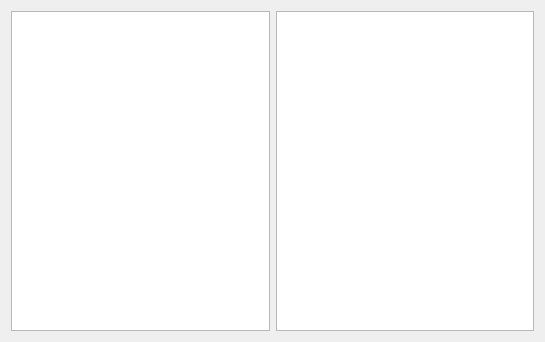
<?xml version="1.0" encoding="UTF-8"?>
<ui version="4.0">
 <class>IconChooser2</class>
 <widget class="QWidget" name="IconChooser2">
  <property name="geometry">
   <rect>
    <x>0</x>
    <y>0</y>
    <width>545</width>
    <height>342</height>
   </rect>
  </property>
  <property name="windowTitle">
   <string>Form</string>
  </property>
  <layout class="QVBoxLayout" name="verticalLayout">
   <item>
    <layout class="QGridLayout" name="gridLayout">
     <item row="0" column="0">
      <widget class="QListWidget" name="listChosen"/>
     </item>
     <item row="0" column="1">
      <widget class="QListWidget" name="listCollection"/>
     </item>
    </layout>
   </item>
  </layout>
 </widget>
 <resources/>
 <connections>
  <connection>
   <sender>listCollection</sender>
   <signal>itemDoubleClicked(QListWidgetItem*)</signal>
   <receiver>IconChooser2</receiver>
   <slot>slotSelectIcon(QListWidgetItem*)</slot>
   <hints>
    <hint type="sourcelabel">
     <x>371</x>
     <y>321</y>
    </hint>
    <hint type="destinationlabel">
     <x>349</x>
     <y>335</y>
    </hint>
   </hints>
  </connection>
 </connections>
 <slots>
  <slot>slotSelectIcon(QListWidgetItem*)</slot>
 </slots>
</ui>
